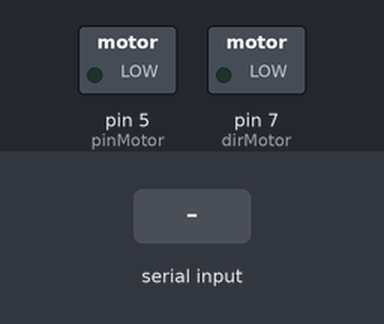
This sketch was run on a simulated Arduino Uno, built with avr-gcc and run on an emulated ATmega328P. Shown: switched loads named in the sketch (green lamp = pin HIGH). The inputs (shaded band) are chosen by the test bench.

Above: at 1.2 s.
1.3 s: "PWM,1\n" received over Serial
At 2.5 s:
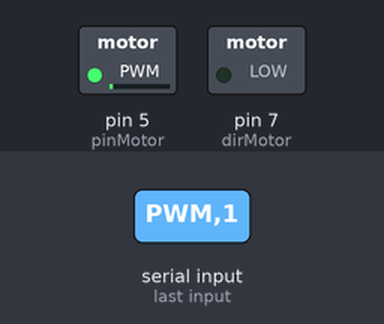
2.8 s: "PWM,150\n" received over Serial
At 3.8 s:
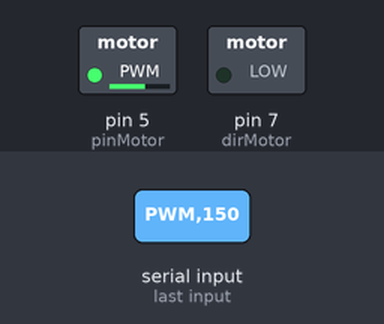
Timing chart, 0 to 5.8 s (numbered marks = the images above; inputs shaded):
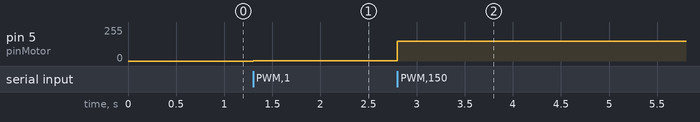

The sketch:

dc_motor_control.ino
```cpp
/******************************************
   COURSE  : MTE504 MECHATRONICS II
   PROJECT : MONITOR SPEED CONTROL
   DATE    : 13/08/2021
 *****************************************/

/***** LIBRARIES *****/
#include <Encoder.h>
#include <TimerOne.h>
#include <PID_v1.h>
/********************/

/***** VARIABLES *****/

// Serial Port Used
#define PORT Serial

// PWM value
double valuePWM = 0;

// Motor PWM Pin
byte pinMotor = 5;
byte dirMotor = 7;

// ENCODER
byte pinCHA = 2;

// setpoint
double sp = 0;

// Encoder number  of pulses per revolution
float PulsesPerRevolution = 420;

// Calculated speed in RPM
volatile double speedRPM = 0;

// Current count of incoming encoder pulses
volatile float PulseCount = 0.0;

// TIMER
float timerInterval = 0.1;

// PID
double Kp =4.59580301063121, Ki = 3.37849921341494, Kd = -0.353378872422161;
PID myPID(&speedRPM, &valuePWM, &sp, Kp, Ki, Kd, DIRECT);

/********************/


// PID controller action
void setMotor()
{
  myPID.Compute();

  // Windup
  if (valuePWM > 255)
    valuePWM = 255;
  if (valuePWM < 0)
    valuePWM = 0;

  analogWrite(pinMotor, valuePWM);
}

// Timer Interrupt Service Routine
void tmrISR()
{
  // Disable interrupt
  noInterrupts();

  speedRPM = ((PulseCount / timerInterval) / PulsesPerRevolution) * 60.0;

  // PID Action
  setMotor();

  PORT.print(sp);
  PORT.print(",");
  PORT.println(speedRPM);
  PulseCount = 0;


  // Enable Interrupt
  interrupts();
}

// External Interrupt Service Routine
void externalISR()
{
  PulseCount++;
}

void setup()
{
  // Setup serial baudrate
  PORT.begin(115200);

  // Set pins as output
  pinMode(pinMotor, OUTPUT);

  // Default to 0
  digitalWrite(pinMotor, LOW);

  pinMode(dirMotor, OUTPUT);

  digitalWrite(dirMotor, LOW);


  // Encoder PIN
  pinMode(pinCHA, INPUT); // Set encoder pin as input to receive pulse train
}

void loop()
{
}

void serialEvent()
{
  // Read command characters until \n is received
  auto IncomingCommand = PORT.readStringUntil('\n');
  const auto Command = IncomingCommand.substring(0, IncomingCommand.indexOf(','));
  auto StringData = IncomingCommand.substring(IncomingCommand.indexOf(',') + 1, IncomingCommand.length());
  PORT.flush();
  // Parsing command
  if (Command == "GO")
  {
    // Start streaming data
    Timer1.initialize(timerInterval * 1000000);
    // Attach ISR
    Timer1.attachInterrupt(tmrISR);

    // Enable external interrupt (Rising Edge)
    attachInterrupt(digitalPinToInterrupt(pinCHA), externalISR, RISING);

    // PID
    myPID.SetMode(AUTOMATIC);

  }
  if (Command == "END")
  {
    // Stop Motor
    analogWrite(pinMotor, 0.0);
    //Detach ISR
    Timer1.detachInterrupt();
    detachInterrupt(digitalPinToInterrupt(pinCHA));
  }

  // Change PWM
  if (Command == "PWM")
  {
    // Send PWM value
    valuePWM = StringData.toInt();
    analogWrite(pinMotor, valuePWM);
  }

  // Set speed
  if (Command == "SP")
  {
    // Set point
    sp = StringData.toInt();
    setMotor();
  }

}
```

Measured:
- after the input at 1.3 s, pin 5 (pinMotor): 0/255 → 1/255 at once
- after the input at 2.8 s, pin 5 (pinMotor): 1/255 → 150/255 at once
